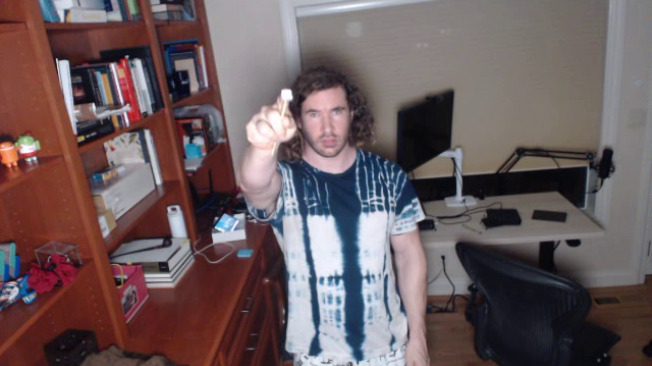
#> input picture data/visible_wand_office/circle1/visible_wand_office030_cropped.jpg, 652 x 366 px; its folder holds only this picture in this run
$ python frame_preprocessor_test.py
#> lines starting #> are read from the running program, lines starting #| are printed output that depends on the picture; after the words box and inside, x2 and y2 are one past the last pixel; in counts of white or black regions, pixels touching at a corner belong together
### circle_detector/frame_preprocessor.py
import cv2 as cv
import numpy as np

class FramePreprocessor:
  '''Do stuff to frames in preparation for shape matching. Threshold to binary and squash frame sequence into single frame.'''
  def __init__(self):
    self.accumulated_frame = None
    self.num_frames = 0

  def Threshold(self, frame):
    '''Input color frame, output binary frame. Uses hard-coded threshold.'''
    frame_gray = cv.cvtColor(frame, cv.COLOR_BGR2GRAY)
    ret,frame_binary = cv.threshold(frame_gray,253,255,cv.THRESH_BINARY)
    return frame_binary

  def Accumulate(self, frame):
    '''Adds a frame into the accumulation.'''
    if not np.any(self.accumulated_frame):
      self.accumulated_frame = frame
    else:
      self.accumulated_frame += frame
      np.clip(self.accumulated_frame, 0, 255)
    self.num_frames += 1.0
    #return np.uint8(np.clip(np.around(self.accumulated_frame / self.num_frames), 0, 255))  # average
    return np.uint8(np.clip(np.around(self.accumulated_frame), 0, 255))  # sum

### circle_detector/frame_preprocessor_test.py
import cv2 as cv
import os
from os.path import isfile, join
import sys
from frame_preprocessor import FramePreprocessor

TEST_FRAME_PATH = '../data/visible_wand_office/circle1/'
#TEST_IMAGE_PATH = '../data/perfect_circle.jpg'

files = [f for f in os.listdir(TEST_FRAME_PATH) if isfile(join(TEST_FRAME_PATH, f))]
files.sort()

if len(files) == 0:
  sys.exit("Could not read the image path.")

frames = []
for i in range(len(files)):
    filename=join(TEST_FRAME_PATH, files[i])
    #reading each files
    img = cv.imread(filename)
#> img is the input picture: shape (366, 652, 3); mean B, G, R 93.3, 91.2, 107.4
    height, width, layers = img.shape
#> height = 366; width = 652; layers = 3
    size = (width,height)
#> size = (652, 366)
    print("%s: %d x %d x %d" %(filename, height, width, layers))
#| ../data/visible_wand_office/circle1/visible_wand_office030_cropped.jpg: 366 x 652 x 3
    #inserting the frames into an image array
    frames.append(img)

if len(frames) == 0:
  sys.exit("No frames in the image path")

processor = FramePreprocessor()

i = 0
for frame in frames:
  i += 1
  print("Showing frame %d of %d; type 'q' to quit." %(i, len(frames)))

  frame_thresholded = processor.Threshold(frame)
  frame_accumulated = processor.Accumulate(frame_thresholded)
  assert len(frame_thresholded.shape) == 2
  assert len(frame_accumulated.shape) == 2

  print(frame.dtype)
  print(frame_thresholded.dtype)
  print(frame_accumulated.dtype)
  #assert (frame_thresholded.shape == frame.shape[0:2]).all()
  #assert (frame_thresholded.shape == frame_accumulated.shape).all()

  cv.imshow('frame', cv.hconcat([frame, cv.cvtColor(frame_thresholded, cv.COLOR_GRAY2BGR), cv.cvtColor(frame_accumulated, cv.COLOR_GRAY2BGR)]))
  #cv.imshow('frame', cv.hconcat([frame, cv.cvtColor(frame_thresholded, cv.COLOR_GRAY2BGR)]))
  k = cv.waitKey(0)
  if k == ord("q"):
    break
#> this loop made 1 pass; (key q is pressed on pass 1)
#> i on pass 1: 1
#| Showing frame 1 of 1; type 'q' to quit.
#| uint8
#| uint8
#| uint8
#> pass 1, in Threshold, `frame_gray = cv.cvtColor(frame, cv.COLOR_BGR2GRAY)`:
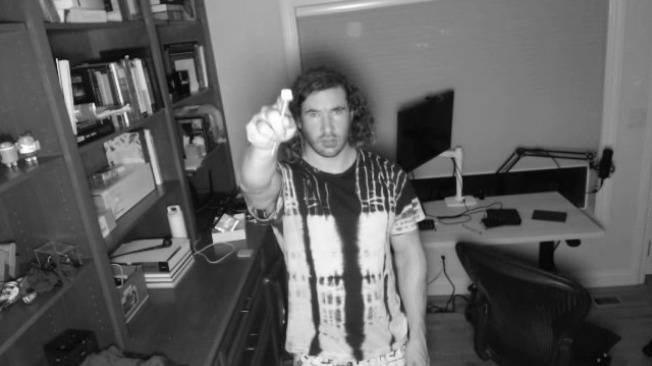
#> frame_gray: shape (366, 652); min 4, max 255, mean 96.3
#> pass 1, in Threshold, `ret,frame_binary = cv.threshold(frame_gray,253,255,cv.THRESH_BINARY)`:
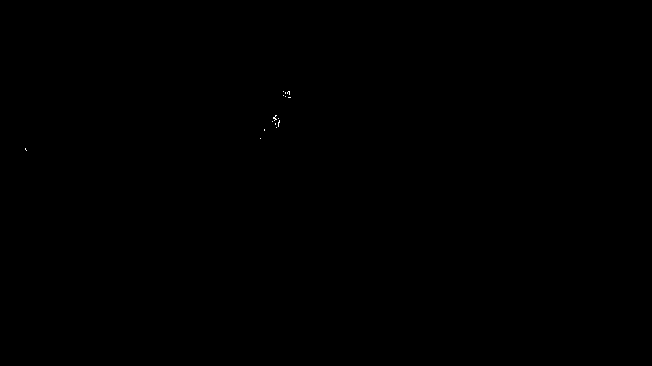
#> frame_binary: shape (366, 652); 0.02% white in thin lines or dots, all inside (x1, y1, x2, y2) = (25, 91, 291, 151)
#> pass 1, `cv.imshow('frame', cv.hconcat([frame, cv.cvtColor(frame_thresholded, c..`:
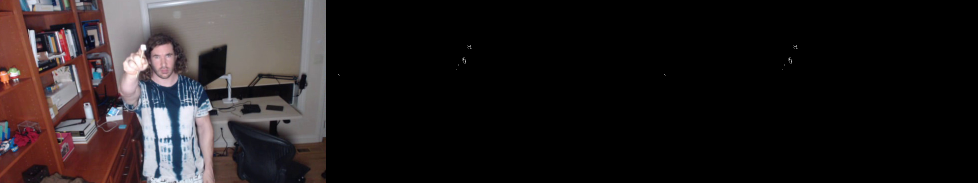
#> window 'frame': shape (366, 1956, 3) (shown at 1/2 size); mean B, G, R 31.1, 30.4, 35.8
#> after the loop, i = 1


#assert len(circles) > 0
cv.destroyAllWindows()
